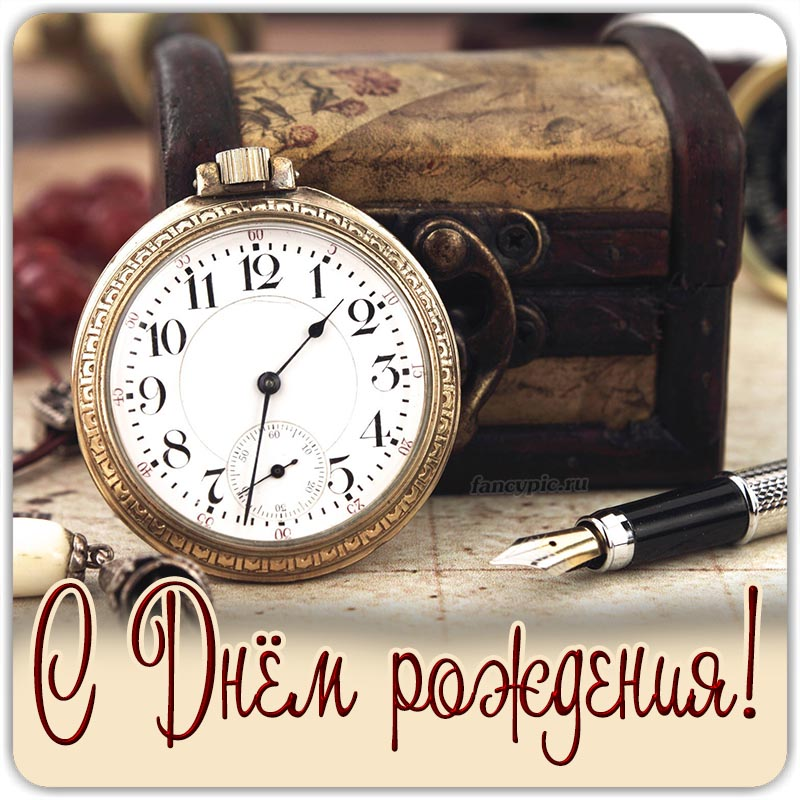
#> input picture images/otkritka.jpg, 800 x 800 px
$ python 8.1.py
#> lines starting #> are read from the running program, lines starting #| are printed output that depends on the picture
from PIL import Image

def crop_image(input_image_path, output_image_path, crop_area):
    """
    Обрезает изображение по заданным координатам.

    Параметры:
    - input_image_path: путь к исходному изображению.
    - output_image_path: путь для сохранения обрезанного изображения.
    - crop_area: кортеж (x1, y1, x2, y2), задающий область для обрезки (верхний левый угол x1, y1 и нижний правый угол x2, y2).
    """
#> called with input_image_path = 'images/otkritka.jpg', output_image_path = 'images/cropped_image.jpg', crop_area = (50, 50, 500, 600)
    # Открыть изображение
    with Image.open(input_image_path) as img:
        # Обрезать изображение по заданным координатам
#> img is the input picture: PIL image 800x800 RGB; mean R, G, B 160.3, 142.8, 129.2
        cropped_img = img.crop(crop_area)
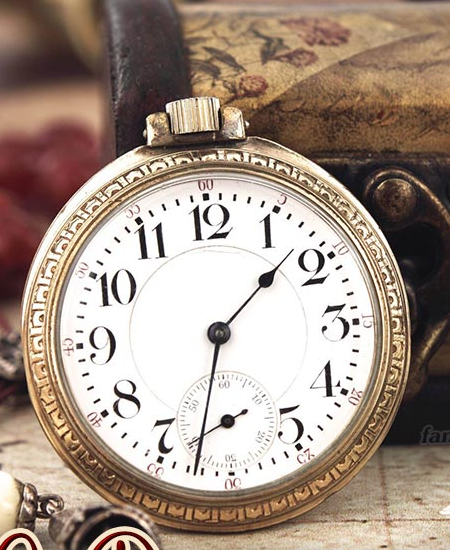
#> cropped_img: PIL image 450x550 RGB; mean R, G, B 165.6, 148, 135.2
        # Сохранить обрезанное изображение
        cropped_img.save(output_image_path)

# Путь к исходному изображению
input_image_path = "images/otkritka.jpg"

# Путь для сохранения обрезанного изображения
output_image_path = "images/cropped_image.jpg"  # Имя нового обрезанного изображения

# Координаты области для обрезки: (x1, y1, x2, y2)
crop_area = (50, 50, 500, 600)  # Пример координат: обрежем изображение с позиции (100, 100) до (400, 300)

# Вызов функции для обрезки изображения
crop_image(input_image_path, output_image_path, crop_area)

$ run again, with images/birthday_card.jpg copied over images/otkritka.jpg
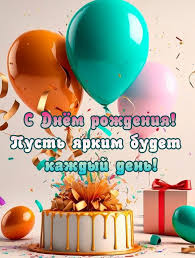
#> input picture images/birthday_card.jpg, 195 x 258 px
#> in crop_image, img is the input picture: PIL image 195x258 RGB; mean R, G, B 176, 167.3, 147.9
#> in crop_image, `cropped_img = img.crop(crop_area)`:
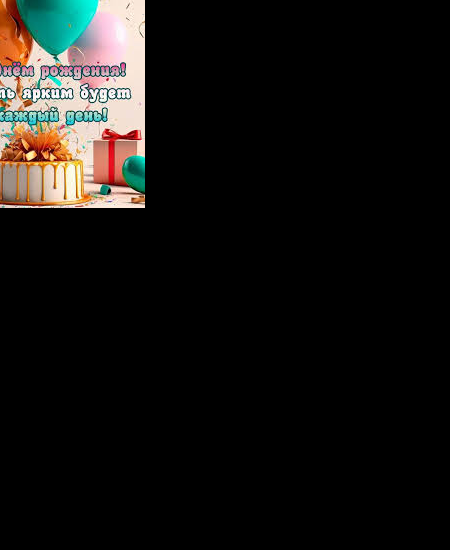
#> cropped_img: PIL image 450x550 RGB; mean R, G, B 21.4, 20.1, 17.9

$ run again, with images/new_year_card.jpg copied over images/otkritka.jpg
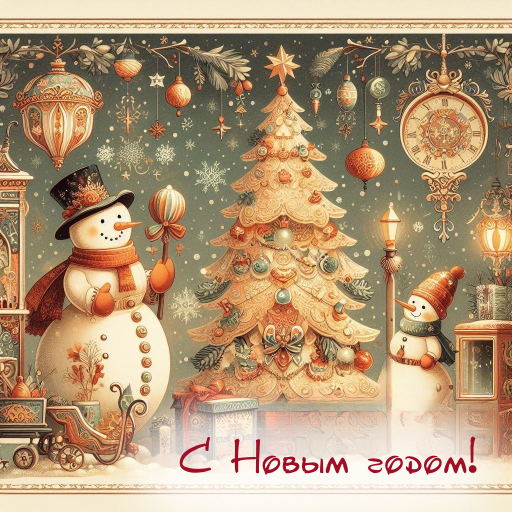
#> input picture images/new_year_card.jpg, 1024 x 1024 px (shown at 1/2 size)
#> in crop_image, img is the input picture: PIL image 1024x1024 RGB; mean R, G, B 178.4, 151.5, 119.8
#> in crop_image, `cropped_img = img.crop(crop_area)`:
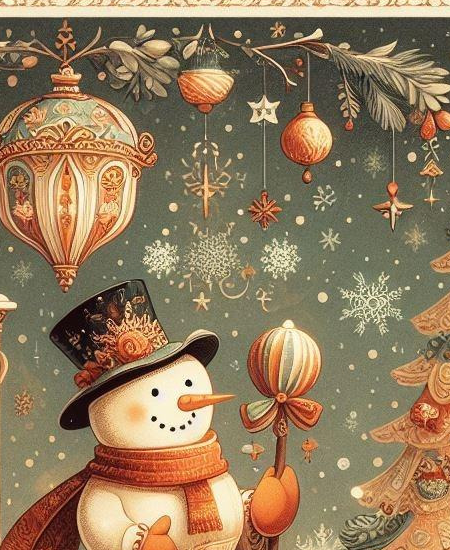
#> cropped_img: PIL image 450x550 RGB; mean R, G, B 146.4, 123.1, 92.4

$ run again, with images/womens_day_card.jpg copied over images/otkritka.jpg
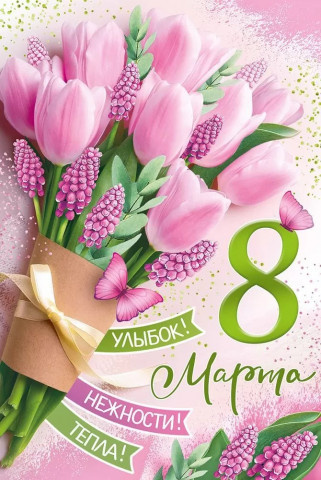
#> input picture images/womens_day_card.jpg, 321 x 480 px
#> in crop_image, img is the input picture: PIL image 321x480 RGB; mean R, G, B 204.6, 174.9, 172.3
#> in crop_image, `cropped_img = img.crop(crop_area)`:
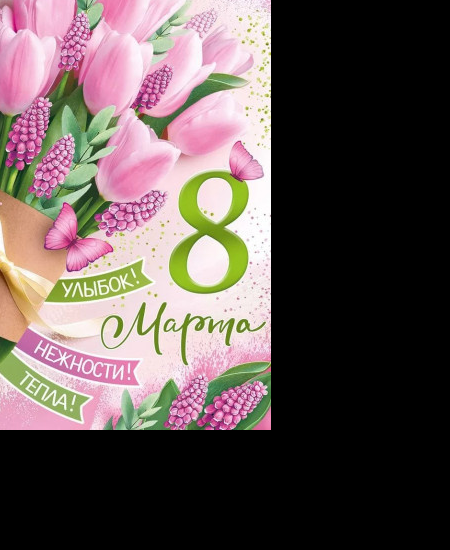
#> cropped_img: PIL image 450x550 RGB; mean R, G, B 97.5, 84.1, 82.4
